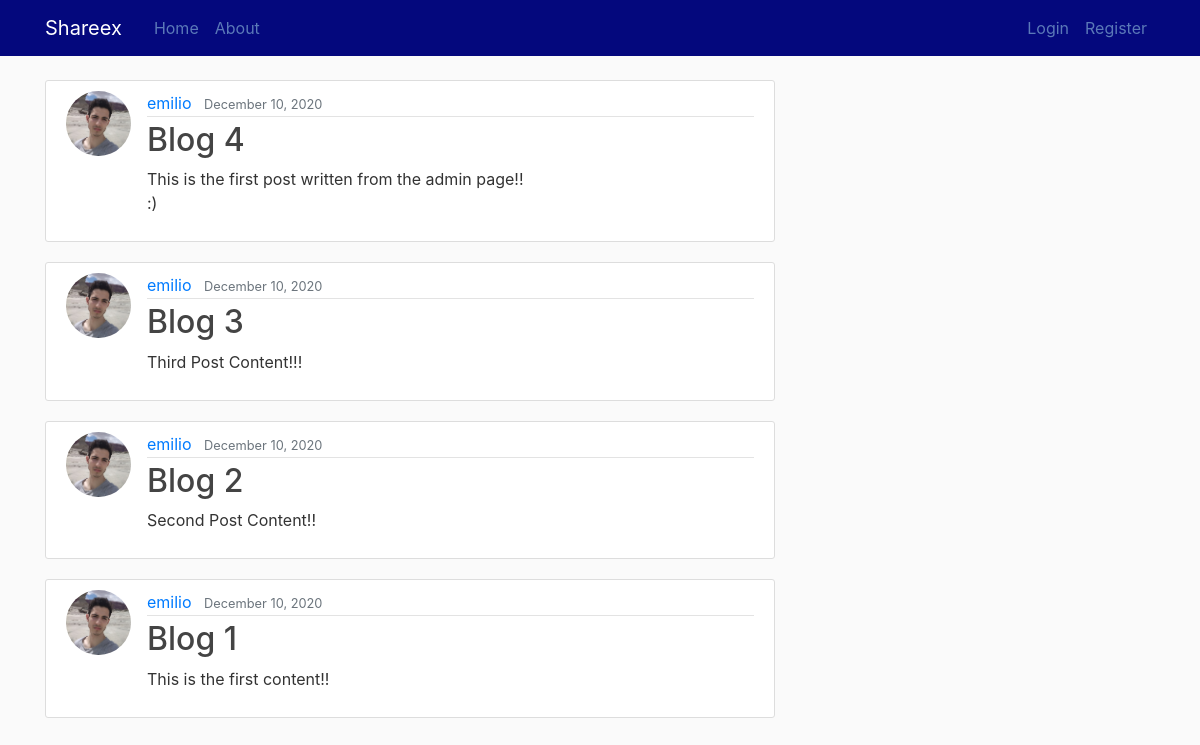
/, run on an earlier commit of the app's database.
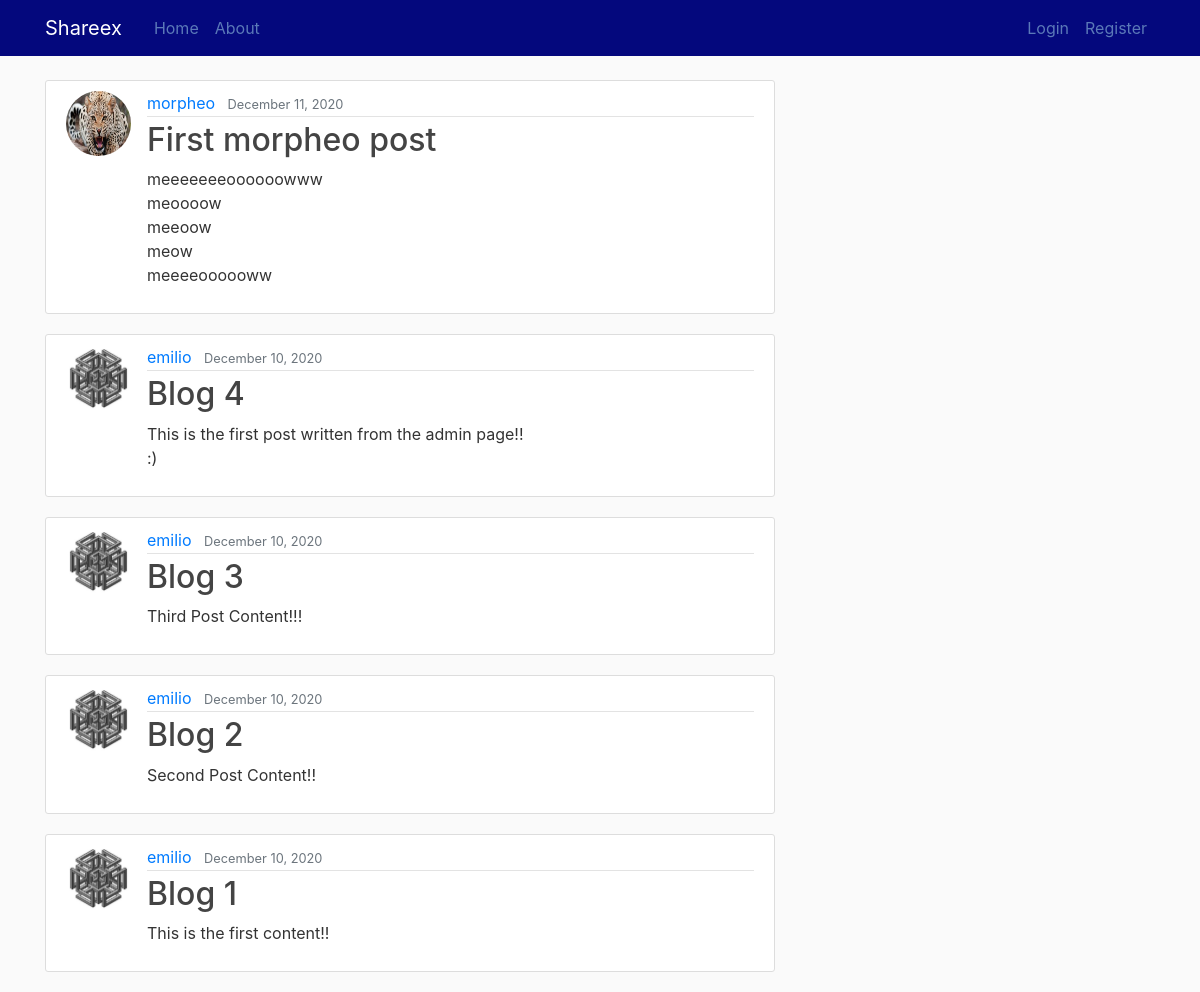
And on a later commit of the database.
### blog/models.py (models this page shows, shortened)
class Post(models.Model):
	title = models.CharField(max_length=100)
	content = models.TextField()
	date = models.DateTimeField(default=timezone.now)
	author = models.ForeignKey(User, on_delete=models.CASCADE)

### users/models.py (models this page shows, shortened)
class Profile(models.Model):
	user = models.OneToOneField(User, on_delete=models.CASCADE)
	image = models.ImageField(default='default.jpg', upload_to='profile_pics')

### blog/views.py (the view)
# urls.py: path('', PostListView.as_view(), name = 'blog-home'),
class PostListView(ListView):
	model = Post
	template_name = 'blog/home.html'
	context_object_name = 'posts'
	ordering = ['-date']
	paginate_by = 7

### blog/templates/blog/home.html
{% extends "blog/base.html" %}
{% block content %}
{% for post in posts %}
	<article class="media content-section">
	  <img class="rounded-circle article-img" src="{{ post.author.profile.image.url }}">
	  <div class="media-body">
	    <div class="article-metadata">
	      <a class="mr-2" href="#">{{ post.author }}</a>
	      <small class="text-muted">{{ post.date | date:"F d, Y" }}</small>
	    </div>
	    <h2><a class="article-title" href="{% url 'post-detail' post.id %}">{{ post.title }}</a></h2>
	    <p class="article-content">{{ post.content }}</p>
	  </div>
	</article>
{% endfor %}
{% endblock content %}

What changed in the data, as far as the page shows it:
added Post: author.profile.image (picture), author "morpheo", date "December 11, 2020", title "First morpheo post", content "meeeeeeeoooooowww meoooow meeoow meow meeeeoooooww"
changed through a linked row, Post "Blog 4": author.profile.image: a different picture
changed through a linked row, Post "Blog 3": author.profile.image: a different picture
changed through a linked row, Post "Blog 2": author.profile.image: a different picture
changed through a linked row, Post "Blog 1": author.profile.image: a different picture
